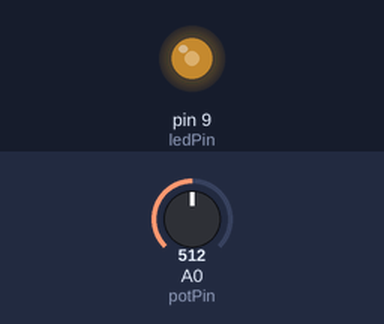
The sketch below on a simulated Arduino Uno, built with avr-gcc and run on an emulated ATmega328P. On the bench: output pins drawn as LEDs (lit = HIGH). The inputs (shaded band) are chosen by the test bench; at power-on: A0 (potPin) = 512.

Above: at 1.2 s.
1.3 s: A0 (potPin) set to 716
At 1.8 s:
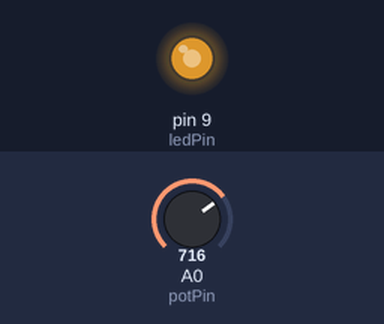
2.8 s: A0 (potPin) set to 900
At 4.0 s:
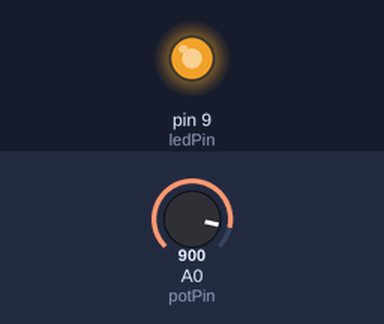
4.3 s: A0 (potPin) set to 122
At 5.3 s:
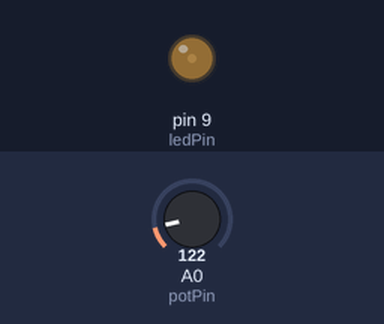
5.8 s: A0 (potPin) set to 0
At 6.4 s:
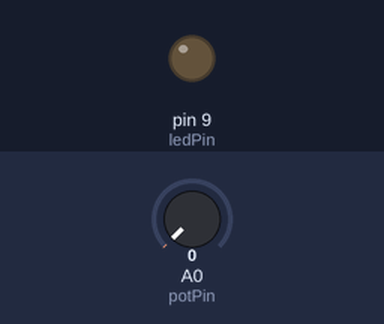
7.3 s: A0 (potPin) set to 511
At 7.6 s:
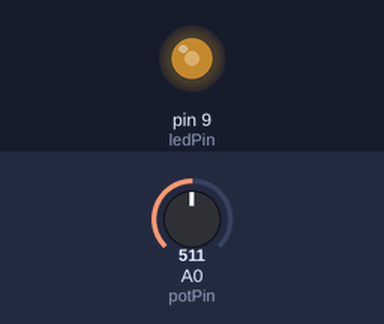
Timing chart, 0 to 9.8 s (numbered marks = the images above; inputs shaded):
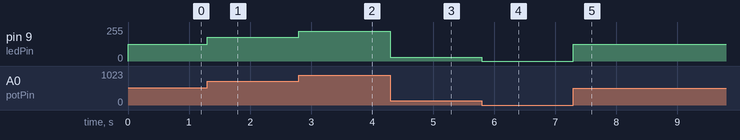

The sketch:

1124a_418.ino
```cpp
// 可調式電阻調整 LED 明暗範例程式碼

// 接線說明：
// 可調式電阻：
// 中間腳接 Arduino 的 A0 (類比輸入)
// 其他兩腳分別接 Arduino 的 5V 和 GND
//
// LED 燈：
// 正極 (長腳) 接 Arduino 的數位腳位 9 (PWM 腳位，透過限流電阻)
// 負極 (短腳) 接 Arduino 的 GND

const int potPin = A0; // 可調式電阻接腳
const int ledPin = 9;  // LED 接腳 (PWM 腳位)

void setup() {
  pinMode(ledPin, OUTPUT);
  pinMode(potPin, INPUT);
  Serial.begin(9600); // 用於監控輸入值
}

void loop() {
  int potValue = analogRead(potPin); // 讀取可調式電阻的類比值 (0 到 1023)
  int ledBrightness = map(potValue, 0, 1023, 0, 255); // 將值映射到 PWM 範圍 (0 到 255)

  analogWrite(ledPin, ledBrightness); // 調整 LED 的亮度


}
```

Measured:
- after the input at 1.3 s, pin 9 (ledPin): 127/255 → 178/255 at once
- after the input at 2.8 s, pin 9 (ledPin): 178/255 → 224/255 at once
- after the input at 4.3 s, pin 9 (ledPin): 224/255 → 30/255 at once
- after the input at 5.8 s, pin 9 (ledPin): 30/255 → 0/255 at once
- after the input at 7.3 s, pin 9 (ledPin): 0/255 → 127/255 at once
